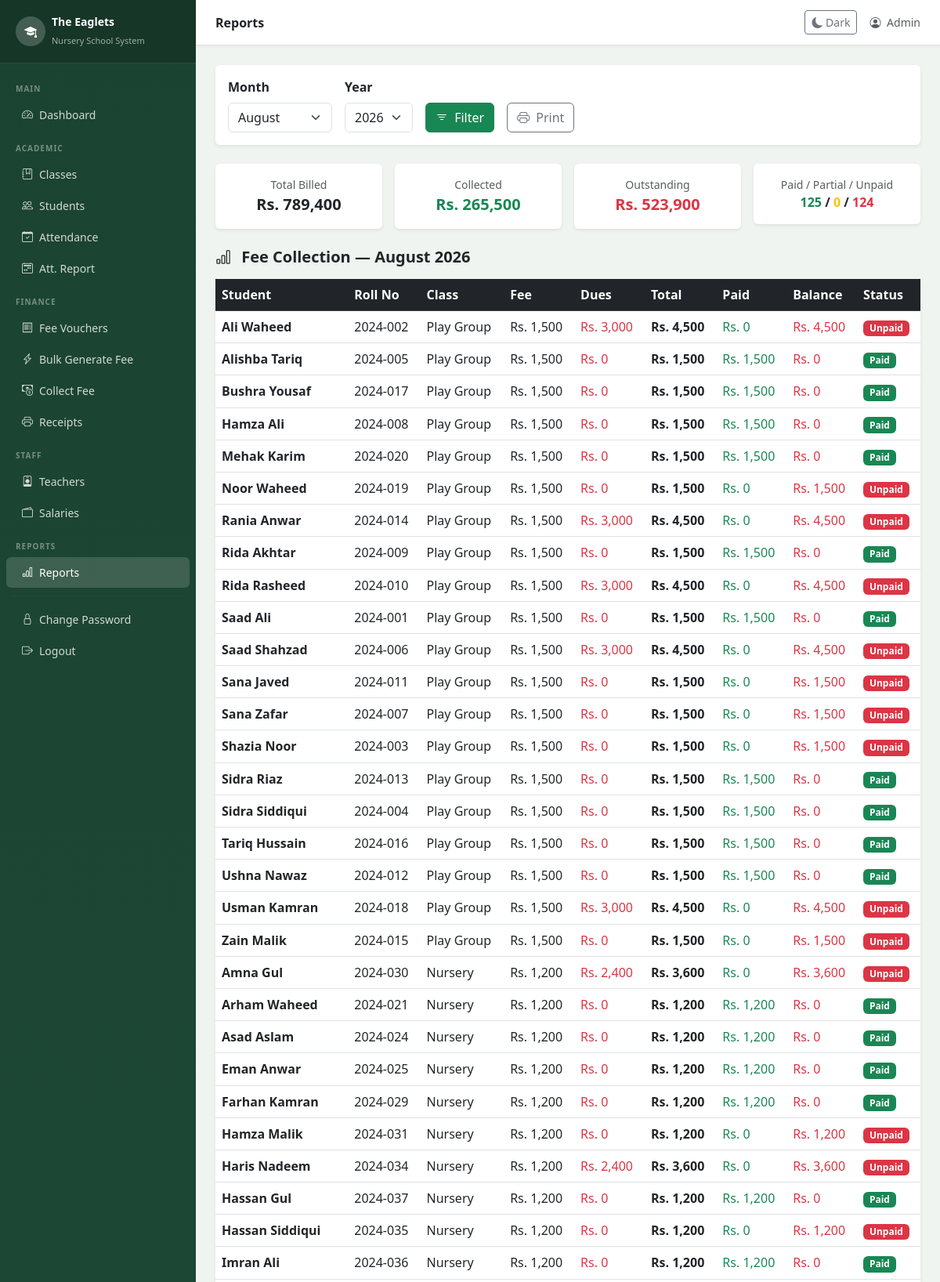
The page /reports/index.php (signed in, upper part) on the database its author committed.
### tables this page shows
CREATE TABLE fee_vouchers (
    id INT AUTO_INCREMENT PRIMARY KEY,
    student_id INT,
    fee_month TINYINT NOT NULL,
    fee_year YEAR NOT NULL,
    fee_amount DECIMAL(10,2) NOT NULL,
    discount DECIMAL(10,2) DEFAULT 0,
    previous_dues DECIMAL(10,2) DEFAULT 0,
    total_amount DECIMAL(10,2) NOT NULL,
    paid_amount DECIMAL(10,2) DEFAULT 0,
    status ENUM('unpaid','partial','paid') DEFAULT 'unpaid',
    generated_at TIMESTAMP DEFAULT CURRENT_TIMESTAMP,
    UNIQUE KEY unique_voucher (student_id, fee_month, fee_year),
    FOREIGN KEY (student_id) REFERENCES students(id) ON DELETE CASCADE
);

CREATE TABLE students (
    id INT AUTO_INCREMENT PRIMARY KEY,
    roll_no VARCHAR(20) UNIQUE,
    full_name VARCHAR(150) NOT NULL,
    father_name VARCHAR(150),
    phone VARCHAR(20),
    address TEXT,
    date_of_birth DATE,
    gender ENUM('male','female') DEFAULT 'male',
    class_id INT,
    admission_date DATE,
    status ENUM('active','inactive') DEFAULT 'active',
    advance_balance DECIMAL(10,2) DEFAULT 0.00,
    FOREIGN KEY (class_id) REFERENCES classes(id)
);

CREATE TABLE classes (
    id INT AUTO_INCREMENT PRIMARY KEY,
    name VARCHAR(50) UNIQUE NOT NULL,
    monthly_fee DECIMAL(10,2) DEFAULT 0,
    deleted TINYINT(1) DEFAULT 0,
    created_at TIMESTAMP DEFAULT CURRENT_TIMESTAMP
);

### reports/index.php (the view, shortened to what this page needs)
<?php
require_once $_SERVER['DOCUMENT_ROOT'] . '/04. eaglets_school/config/db.php';
$months_list = ['1'=>'January','2'=>'February','3'=>'March','4'=>'April',
                '5'=>'May','6'=>'June','7'=>'July','8'=>'August',
                '9'=>'September','10'=>'October','11'=>'November','12'=>'December'];
$sel_month = intval($_GET['month'] ?? date('n'));
$sel_year  = intval($_GET['year']  ?? date('Y'));
$monthly = mysqli_query($conn, "
    SELECT s.full_name, s.roll_no, c.name AS class_name,
           v.fee_amount, v.previous_dues, v.total_amount,
           v.paid_amount, (v.total_amount-v.paid_amount) AS balance,
           v.status
    FROM fee_vouchers v
    JOIN students s ON v.student_id = s.id
    JOIN classes c  ON s.class_id   = c.id
    WHERE v.fee_month=$sel_month AND v.fee_year=$sel_year
    ORDER BY c.id, s.full_name
");
$totals = mysqli_fetch_assoc(mysqli_query($conn, "
    SELECT
        SUM(total_amount)               AS total_billed,
        SUM(paid_amount)                AS total_collected,
        SUM(total_amount - paid_amount) AS total_outstanding,
        COUNT(*)                        AS total_vouchers,
        SUM(status='paid')              AS paid_count,
        SUM(status='partial')           AS partial_count,
        SUM(status='unpaid')            AS unpaid_count
    FROM fee_vouchers
    WHERE fee_month=$sel_month AND fee_year=$sel_year
"));
require_once '../includes/header.php';
?>
<div class="card border-0 shadow-sm mb-4 d-print-none">
    <div class="card-body">
        <form method="GET" class="d-flex gap-3 align-items-end flex-wrap">
            <div>
                <label class="form-label fw-bold">Month</label>
                <select name="month" class="form-select">
                    <?php foreach ($months_list as $n => $name): ?>
                        <option value="<?= $n ?>" <?= $n==$sel_month?'selected':'' ?>>
                            <?= $name ?>
                        </option>
                    <?php endforeach; ?>
                </select>
            </div>
            <div>
                <label class="form-label fw-bold">Year</label>
                <select name="year" class="form-select">
                    <?php for ($y=date('Y'); $y>=date('Y')-2; $y--): ?>
                        <option value="<?= $y ?>" <?= $y==$sel_year?'selected':'' ?>>
                            <?= $y ?>
                        </option>
                    <?php endfor; ?>
                </select>
            </div>
            <button type="submit" class="btn btn-success">
                <i class="bi bi-filter me-1"></i> Filter
            </button>
            <button type="button" onclick="window.print()"
                    class="btn btn-outline-secondary">
                <i class="bi bi-printer me-1"></i> Print
            </button>
        </form>
    </div>
</div>
<div class="row g-3 mb-4">
    <div class="col-md-3">
        <div class="card border-0 shadow-sm text-center p-3">
            <div class="text-muted small">Total Billed</div>
            <div class="fw-bold fs-5">
                Rs. <?= number_format($totals['total_billed'] ?? 0, 0) ?>
            </div>
        </div>
    </div>
    <div class="col-md-3">
        <div class="card border-0 shadow-sm text-center p-3">
            <div class="text-muted small">Collected</div>
            <div class="fw-bold fs-5 text-success">
                Rs. <?= number_format($totals['total_collected'] ?? 0, 0) ?>
            </div>
        </div>
    </div>
    <div class="col-md-3">
        <div class="card border-0 shadow-sm text-center p-3">
            <div class="text-muted small">Outstanding</div>
            <div class="fw-bold fs-5 text-danger">
                Rs. <?= number_format($totals['total_outstanding'] ?? 0, 0) ?>
            </div>
        </div>
    </div>
    <div class="col-md-3">
        <div class="card border-0 shadow-sm text-center p-3">
            <div class="text-muted small">Paid / Partial / Unpaid</div>
            <div class="fw-bold">
                <span class="text-success"><?= $totals['paid_count'] ?? 0 ?></span> /
                <span class="text-warning"><?= $totals['partial_count'] ?? 0 ?></span> /
                <span class="text-danger"><?= $totals['unpaid_count'] ?? 0 ?></span>
            </div>
        </div>
    </div>
</div>
<h5 class="fw-bold mb-3">
    <i class="bi bi-bar-chart me-2"></i>
    Fee Collection — <?= $months_list[$sel_month] ?> <?= $sel_year ?>
</h5>
<div class="card border-0 shadow-sm mb-5">
    <div class="card-body p-0">
        <table class="table table-hover mb-0">
            <thead class="table-dark">
                <tr>
                    <th>Student</th><th>Roll No</th><th>Class</th>
                    <th>Fee</th><th>Dues</th><th>Total</th>
                    <th>Paid</th><th>Balance</th><th>Status</th>
                </tr>
            </thead>
            <tbody>
            <?php
            while ($r = mysqli_fetch_assoc($monthly)):
                $badge = ['unpaid'=>'danger','partial'=>'warning','paid'=>'success'];
            ?>
                <tr>
                    <td><strong><?= htmlspecialchars($r['full_name']) ?></strong></td>
                    <td><?= htmlspecialchars($r['roll_no']) ?></td>
                    <td><?= htmlspecialchars($r['class_name']) ?></td>
                    <td>Rs. <?= number_format($r['fee_amount'],0) ?></td>
                    <td class="text-danger">Rs. <?= number_format($r['previous_dues'],0) ?></td>
                    <td><strong>Rs. <?= number_format($r['total_amount'],0) ?></strong></td>
                    <td class="text-success">Rs. <?= number_format($r['paid_amount'],0) ?></td>
                    <td class="text-danger">Rs. <?= number_format($r['balance'],0) ?></td>
                    <td>
                        <span class="badge bg-<?= $badge[$r['status']] ?>">
                            <?= ucfirst($r['status']) ?>
                        </span>
                    </td>
                </tr>
            <?php endwhile; ?>
            </tbody>
        </table>
    </div>
</div>
<?php require_once '../includes/footer.php'; ?>

### includes/header.php (style rules this page uses)
body { background-color: #f0f4f0; }

### rows shown on the page
fee_vouchers: student.full_name "Ali Waheed", student.roll_no "2024-002", classes.name "Play Group", fee_amount "1,500", previous_dues "3,000", total_amount "4,500", paid_amount "0", balance "4,500", status "Unpaid"
fee_vouchers: student.full_name "Alishba Tariq", student.roll_no "2024-005", classes.name "Play Group", fee_amount "1,500", previous_dues "0", total_amount "1,500", paid_amount "1,500", balance "0", status "Paid"
fee_vouchers: student.full_name "Bushra Yousaf", student.roll_no "2024-017", classes.name "Play Group", fee_amount "1,500", previous_dues "0", total_amount "1,500", paid_amount "1,500", balance "0", status "Paid"
fee_vouchers: student.full_name "Hamza Ali", student.roll_no "2024-008", classes.name "Play Group", fee_amount "1,500", previous_dues "0", total_amount "1,500", paid_amount "1,500", balance "0", status "Paid"
fee_vouchers: student.full_name "Mehak Karim", student.roll_no "2024-020", classes.name "Play Group", fee_amount "1,500", previous_dues "0", total_amount "1,500", paid_amount "1,500", balance "0", status "Paid"
fee_vouchers: student.full_name "Noor Waheed", student.roll_no "2024-019", classes.name "Play Group", fee_amount "1,500", previous_dues "0", total_amount "1,500", paid_amount "0", balance "1,500", status "Unpaid"
fee_vouchers: student.full_name "Rania Anwar", student.roll_no "2024-014", classes.name "Play Group", fee_amount "1,500", previous_dues "3,000", total_amount "4,500", paid_amount "0", balance "4,500", status "Unpaid"
fee_vouchers: student.full_name "Rida Akhtar", student.roll_no "2024-009", classes.name "Play Group", fee_amount "1,500", previous_dues "0", total_amount "1,500", paid_amount "1,500", balance "0", status "Paid"
fee_vouchers: student.full_name "Rida Rasheed", student.roll_no "2024-010", classes.name "Play Group", fee_amount "1,500", previous_dues "3,000", total_amount "4,500", paid_amount "0", balance "4,500", status "Unpaid"
fee_vouchers: student.full_name "Saad Ali", student.roll_no "2024-001", classes.name "Play Group", fee_amount "1,500", previous_dues "0", total_amount "1,500", paid_amount "1,500", balance "0", status "Paid"
fee_vouchers: student.full_name "Saad Shahzad", student.roll_no "2024-006", classes.name "Play Group", fee_amount "1,500", previous_dues "3,000", total_amount "4,500", paid_amount "0", balance "4,500", status "Unpaid"
fee_vouchers: student.full_name "Sana Javed", student.roll_no "2024-011", classes.name "Play Group", fee_amount "1,500", previous_dues "0", total_amount "1,500", paid_amount "0", balance "1,500", status "Unpaid"
fee_vouchers: student.full_name "Sana Zafar", student.roll_no "2024-007", classes.name "Play Group", fee_amount "1,500", previous_dues "0", total_amount "1,500", paid_amount "0", balance "1,500", status "Unpaid"
fee_vouchers: student.full_name "Shazia Noor", student.roll_no "2024-003", classes.name "Play Group", fee_amount "1,500", previous_dues "0", total_amount "1,500", paid_amount "0", balance "1,500", status "Unpaid"
fee_vouchers: student.full_name "Sidra Riaz", student.roll_no "2024-013", classes.name "Play Group", fee_amount "1,500", previous_dues "0", total_amount "1,500", paid_amount "1,500", balance "0", status "Paid"
fee_vouchers: student.full_name "Sidra Siddiqui", student.roll_no "2024-004", classes.name "Play Group", fee_amount "1,500", previous_dues "0", total_amount "1,500", paid_amount "1,500", balance "0", status "Paid"
fee_vouchers: student.full_name "Tariq Hussain", student.roll_no "2024-016", classes.name "Play Group", fee_amount "1,500", previous_dues "0", total_amount "1,500", paid_amount "1,500", balance "0", status "Paid"
fee_vouchers: student.full_name "Ushna Nawaz", student.roll_no "2024-012", classes.name "Play Group", fee_amount "1,500", previous_dues "0", total_amount "1,500", paid_amount "1,500", balance "0", status "Paid"
fee_vouchers: student.full_name "Usman Kamran", student.roll_no "2024-018", classes.name "Play Group", fee_amount "1,500", previous_dues "3,000", total_amount "4,500", paid_amount "0", balance "4,500", status "Unpaid"
fee_vouchers: student.full_name "Zain Malik", student.roll_no "2024-015", classes.name "Play Group", fee_amount "1,500", previous_dues "0", total_amount "1,500", paid_amount "0", balance "1,500", status "Unpaid"
fee_vouchers: student.full_name "Amna Gul", student.roll_no "2024-030", classes.name "Nursery", fee_amount "1,200", previous_dues "2,400", total_amount "3,600", paid_amount "0", balance "3,600", status "Unpaid"
fee_vouchers: student.full_name "Arham Waheed", student.roll_no "2024-021", classes.name "Nursery", fee_amount "1,200", previous_dues "0", total_amount "1,200", paid_amount "1,200", balance "0", status "Paid"
fee_vouchers: student.full_name "Asad Aslam", student.roll_no "2024-024", classes.name "Nursery", fee_amount "1,200", previous_dues "0", total_amount "1,200", paid_amount "1,200", balance "0", status "Paid"
fee_vouchers: student.full_name "Eman Anwar", student.roll_no "2024-025", classes.name "Nursery", fee_amount "1,200", previous_dues "0", total_amount "1,200", paid_amount "1,200", balance "0", status "Paid"
fee_vouchers: student.full_name "Farhan Kamran", student.roll_no "2024-029", classes.name "Nursery", fee_amount "1,200", previous_dues "0", total_amount "1,200", paid_amount "1,200", balance "0", status "Paid"
fee_vouchers: student.full_name "Hamza Malik", student.roll_no "2024-031", classes.name "Nursery", fee_amount "1,200", previous_dues "0", total_amount "1,200", paid_amount "0", balance "1,200", status "Unpaid"
fee_vouchers: student.full_name "Haris Nadeem", student.roll_no "2024-034", classes.name "Nursery", fee_amount "1,200", previous_dues "2,400", total_amount "3,600", paid_amount "0", balance "3,600", status "Unpaid"
fee_vouchers: student.full_name "Hassan Gul", student.roll_no "2024-037", classes.name "Nursery", fee_amount "1,200", previous_dues "0", total_amount "1,200", paid_amount "1,200", balance "0", status "Paid"
fee_vouchers: student.full_name "Hassan Siddiqui", student.roll_no "2024-035", classes.name "Nursery", fee_amount "1,200", previous_dues "0", total_amount "1,200", paid_amount "0", balance "1,200", status "Unpaid"
fee_vouchers: student.full_name "Imran Ali", student.roll_no "2024-036", classes.name "Nursery", fee_amount "1,200", previous_dues "0", total_amount "1,200", paid_amount "1,200", balance "0", status "Paid"

### other values the page prints
$pageTitle "Reports"
$_SESSION['full_name'] "Admin"
$totals['total_billed'] "789,400"
$totals['total_collected'] "265,500"
$totals['total_outstanding'] "523,900"
$totals['paid_count'] "125"
$totals['partial_count'] "0"
$totals['unpaid_count'] "124"
form field month "August"
form field year "2026"
